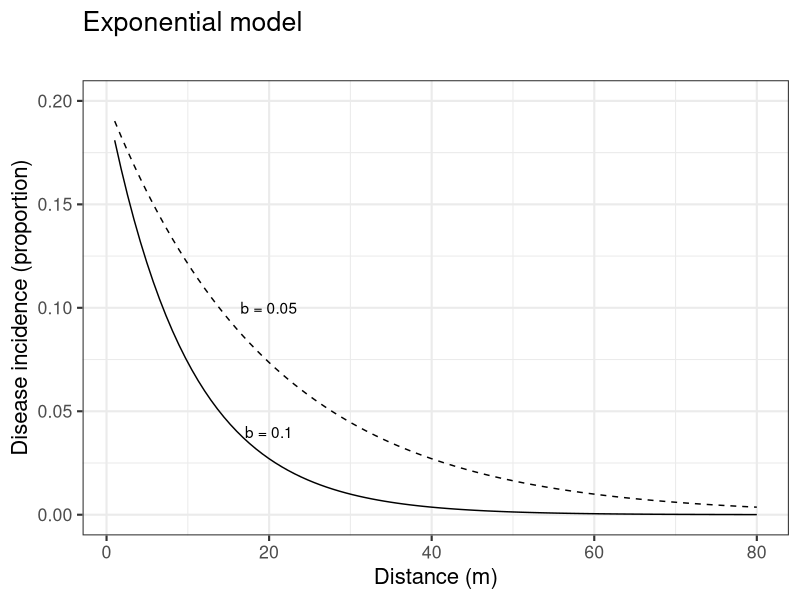
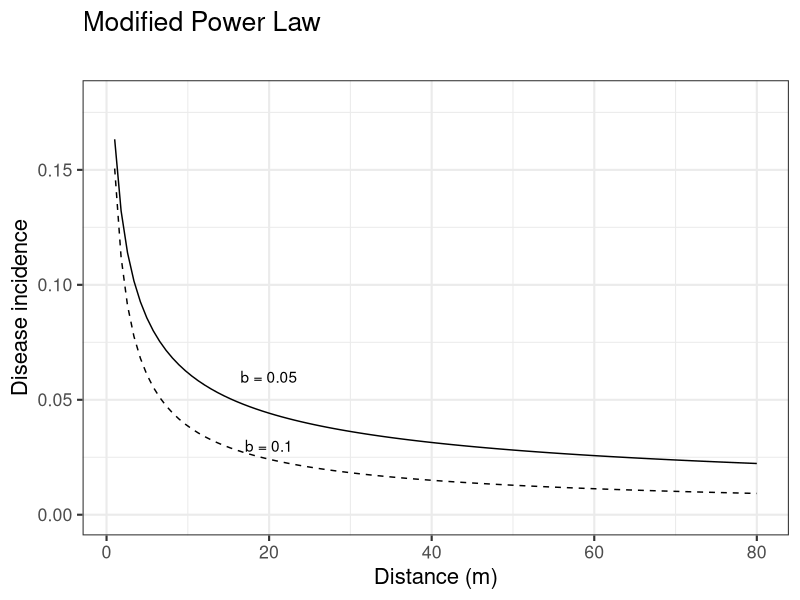
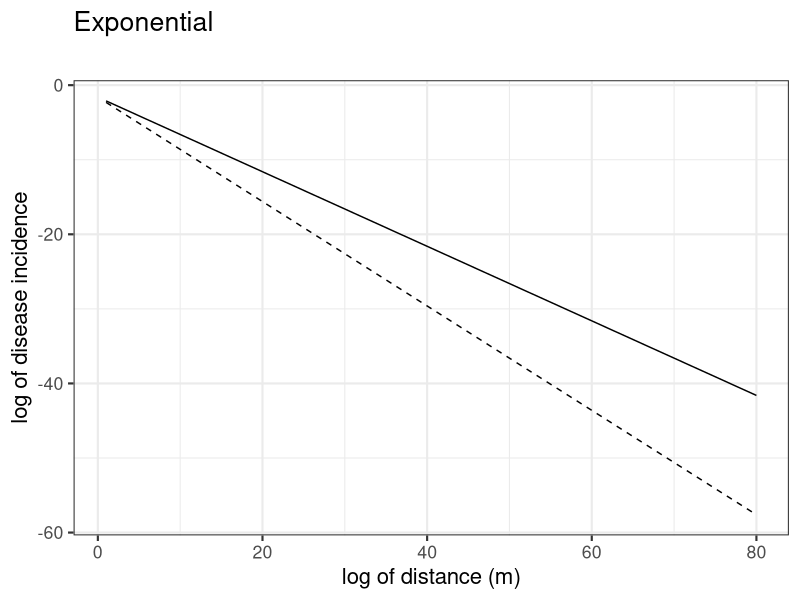
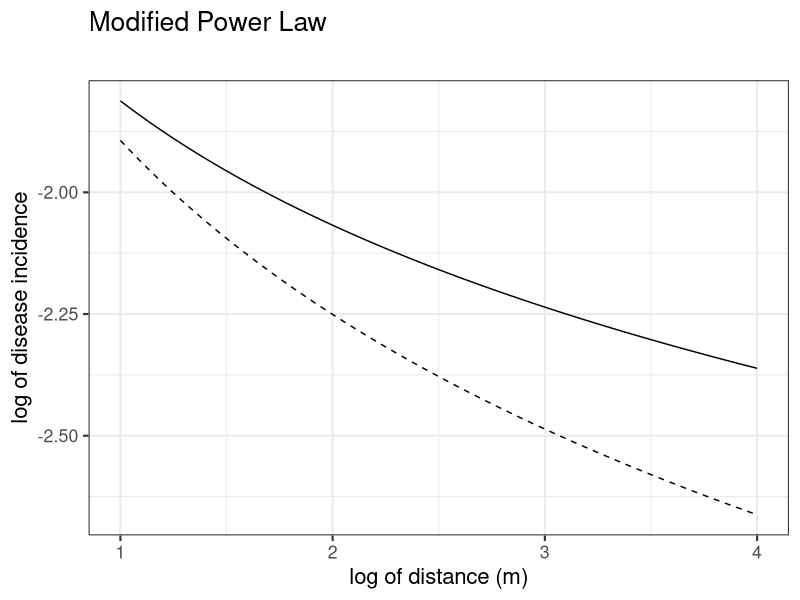
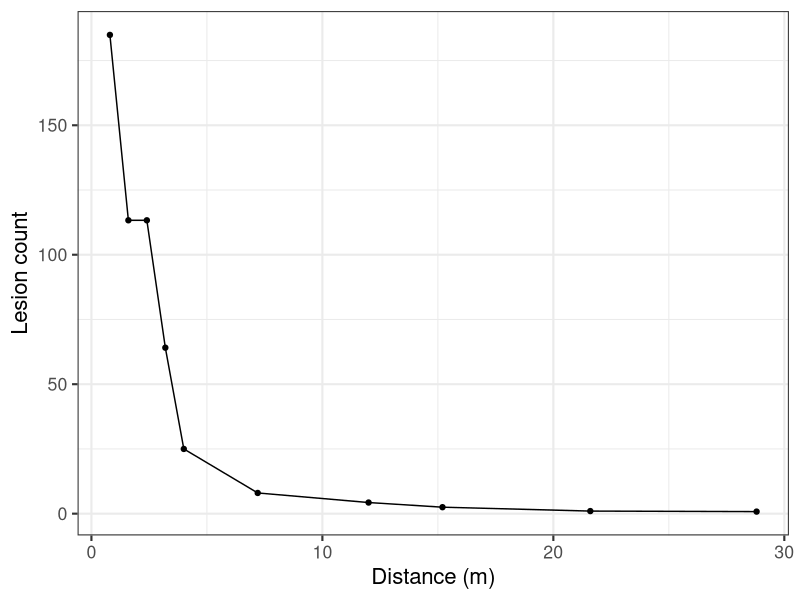
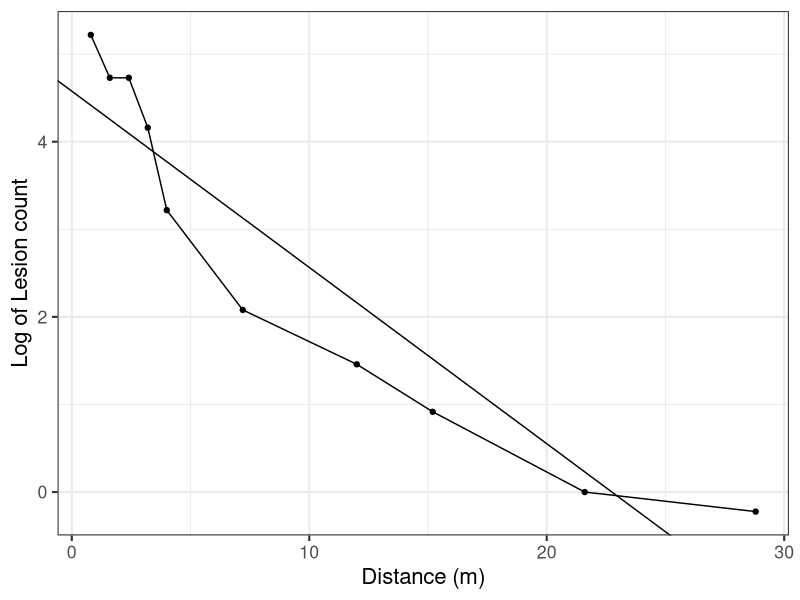
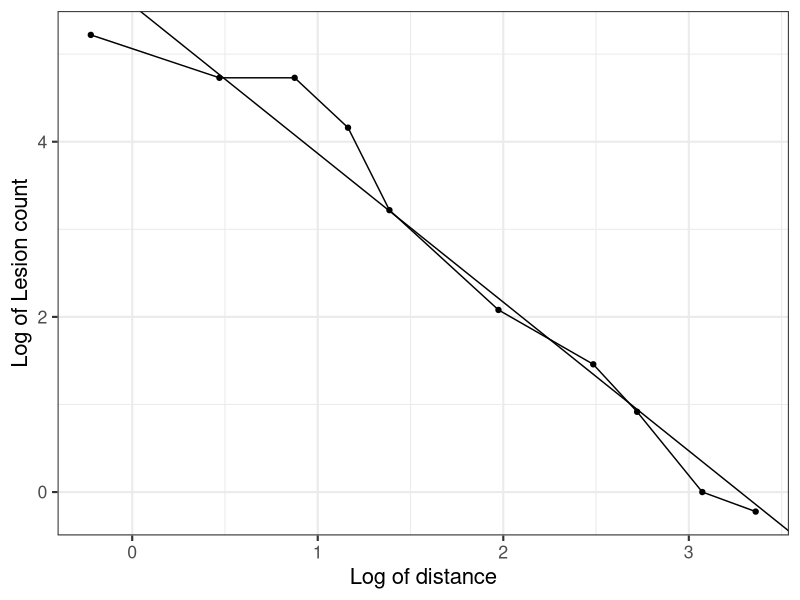
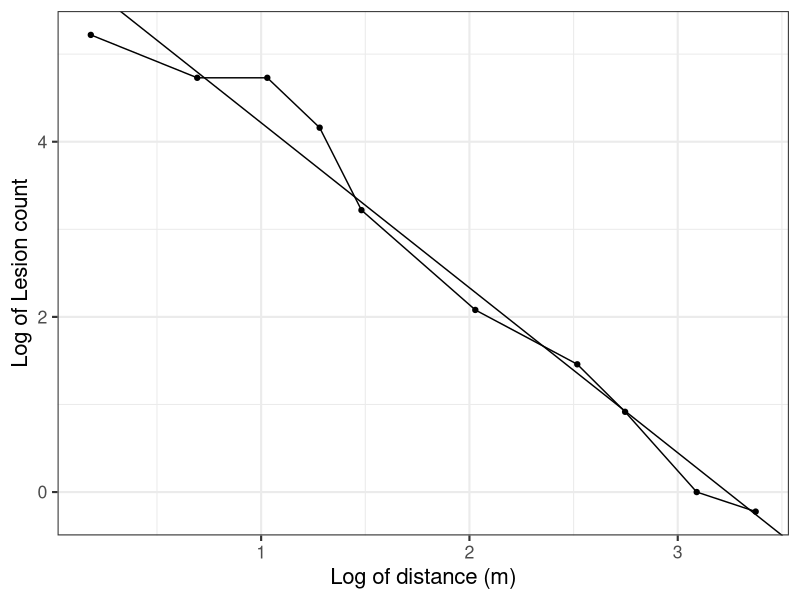

Source code (R) for these figures, in order:
## ---- chunk 1
library(tidyverse)
library(ggthemes)
library(patchwork)
library(cowplot) # for themes 
theme_set(theme_bw(base_size = 16)) # set global theme
## ---- chunk 2
a1 <- 0.2 # y at distance zero for gradient 1
a2 <- 0.2 # y at distance zero for gradient 2
b1 <- 0.1 # decline rate for gradient 1
b2 <- 0.05 # decline rate for gradient 2
max1 <- 80 # maximum distance for gradient 1
max2 <- 80 # maximum distance for gradient 2
dat <- data.frame(x = seq(1:max1), y = seq(0:a1))
## ---- chunk 3

dat |>
  ggplot(aes(x, y)) +
  stat_function(fun = function(x) a1 * exp(-b1 * x), linetype = 1) +
  stat_function(fun = function(x) a2 * exp(-b2 * x), linetype = 2) +
  ylim(0, a1) +
  annotate("text", x = 20, y = 0.04, label = "b = 0.1") +
  annotate("text", x = 20, y = 0.10, label = "b = 0.05") +
  labs(
    title = "Exponential model",
    subtitle = "",
    x = "Distance (m)",
    y = "Disease incidence (proportion)"
  )
## ---- chunk 4
C <- 0.5
a1 <- 0.2 # y at zero distance for gradient 1
a2 <- 0.2 # y at zero distance for gradient 2
b1 <- 0.5 # decline rate for gradient 1
b2 <- 0.7 # decline rate for gradient 2
max1 <- 80 # maximum distance for gradient 1
max2 <- 80 # maximum distance for gradient 2
dat2 <- data.frame(x = seq(1:max1), y = seq(0:a1))


dat2 |>
  ggplot(aes(x, y)) +
  stat_function(fun = function(x) a1 * ((x + C)^-b1), linetype = 1) +
  stat_function(fun = function(x) a2 * ((x + C)^-b2), linetype = 2) +
  ylim(0, a1 - 0.02) +
  annotate("text", x = 20, y = 0.03, label = "b = 0.1") +
  annotate("text", x = 20, y = 0.06, label = "b = 0.05") +
  labs(
    title = "Modified Power Law",
    subtitle = "",
    x = "Distance (m)",
    y = "Disease incidence"
  )
## ---- chunk 5
C <- 0.5
a1 <- 0.2 # y at zero distance for gradient 1
a2 <- 0.2 # y at zero distance for gradient 2
b1 <- 0.5 # decline rate for gradient 1
b2 <- 0.7 # decline rate for gradient 2
max1 <- 80 # maximum distance for gradient 1
max2 <- 80 # maximum distance for gradient 2
dat2 <- data.frame(x = seq(1:max1), y = seq(0:a1))

dat2 |>
  ggplot(aes(x, y)) +
  stat_function(fun = function(x) log(a1) - (b1 * x), linetype = 1) +
  stat_function(fun = function(x) log(a2) - (b2 * x), linetype = 2) +
  labs(
    title = "Exponential",
    subtitle = "",
    x = "log of distance (m)",
    y = "log of disease incidence"
  )
## ---- chunk 6
C <- 0.5
a1 <- 0.2 # y at zero distance for gradient 1
a2 <- 0.2 # y at zero distance for gradient 2
b1 <- 0.5 # decline rate for gradient 1
b2 <- 0.7 # decline rate for gradient 2
max1 <- log(80) # maximum distance for gradient 1
max2 <- log(80) # maximum distance for gradient 2
dat2 <- data.frame(x = seq(1:max1), y = seq(0:a1))

dat2 |>
  ggplot(aes(x, y)) +
  stat_function(fun = function(x) log(a1) - (b1 * log(x + C)), linetype = 1) +
  stat_function(fun = function(x) log(a2) - (b2 * log(x + C)), linetype = 2) +
  labs(
    title = "Modified Power Law",
    subtitle = "",
    x = "log of distance (m)",
    y = "log of disease incidence"
  )
## ---- chunk 7
# create the two vectors
x <- c(0.8, 1.6, 2.4, 3.2, 4, 7.2, 12, 15.2, 21.6, 28.8)
Y <- c(184.9, 113.3, 113.3, 64.1, 25, 8, 4.3, 2.5, 1, 0.8)
grad1 <- data.frame(x, Y) # create the dataframe
grad1 # show the gradient
## ---- chunk 8
grad1 |> 
  ggplot(aes(x, Y))+
  geom_point()+
  geom_line()+
  labs(y = "Lesion count",
       x = "Distance (m)")
## ---- chunk 9
reg_exp <- lm(log(Y) ~ x, data = grad1)
summary(reg_exp)
## ---- chunk 10
reg_p <- lm(log(Y) ~ log(x), data = grad1)
summary(reg_p)
## ---- chunk 11
reg_pm <- lm(log(Y) ~ log(x + 0.4), data = grad1)
summary(reg_pm)
## ---- chunk 12
grad1 |> 
  ggplot(aes(x, log(Y)))+
  geom_point()+
  geom_line()+
  geom_abline(slope = coef(reg_exp)[[2]], intercept = coef(reg_exp)[[1]])+
 labs(y = "Log of Lesion count",
       x = "Distance (m)")


## ---- chunk 13
grad1 |> 
  ggplot(aes(log(x), log(Y)))+
  geom_point()+
  geom_line()+
  geom_abline(slope = coef(reg_p)[[2]], intercept = coef(reg_p)[[1]])+
 labs(y = "Log of Lesion count",
       x = "Log of distance")

## ---- chunk 14
grad1 |> 
  ggplot(aes(log(x+0.4), log(Y)))+
  geom_point()+
  geom_line()+
  geom_abline(slope = coef(reg_pm)[[2]], intercept = coef(reg_pm)[[1]])+
 labs(y = "Log of Lesion count",
       x = "Log of distance (m)")
